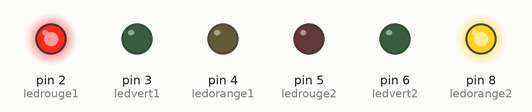
The sketch below on a simulated Arduino Uno, built with avr-gcc and run on an emulated ATmega328P. On the bench: output pins drawn as LEDs (lit = HIGH). What the sketch prints to the serial monitor is not drawn.

Above: at 0.1 s.
At 0.6 s:
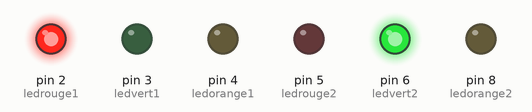
Timing chart, 0 to 2.1 s (numbered marks = the images above):
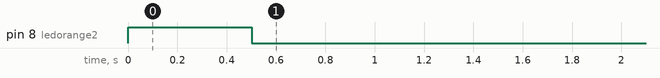

The sketch:

ArduinoCodeDeLaRouteSimulation1.ino
```cpp
int ledrouge1 = 2;
int ledvert1 = 3;
int ledorange1 = 4;

int ledrouge2 = 5;
int ledvert2 = 6;
int ledorange2 = 8;

int c1;
int c2;
int c3;
int c4;

void setup() {
  //
pinMode(ledrouge1,OUTPUT);
pinMode(ledvert1,OUTPUT);
pinMode(ledorange1,OUTPUT);
pinMode(ledrouge2,OUTPUT);
pinMode(ledvert2,OUTPUT);
pinMode(ledorange2,OUTPUT);

  c1 = 14;
  c2 = 16;
  c3 = 20;
  c4 = 17;

  //affichage dans le moniteur serie

  Serial.begin(9600);

  Serial.println(c1);
  Serial.println(c2);
  Serial.println(c3);
  Serial.println(c4);

  if((c1+c2) > (c3+c4)){

    digitalWrite(ledorange1,HIGH);
    digitalWrite(ledrouge2,HIGH);
    delay(500);
    digitalWrite(ledvert1,HIGH);
    digitalWrite(ledorange1,LOW);
    digitalWrite(ledrouge1,LOW);

    digitalWrite(ledorange2,LOW);
    digitalWrite(ledvert2,LOW);
    delay(5000);

  }else{
    digitalWrite(ledorange2,HIGH);
    digitalWrite(ledrouge1,HIGH);
    delay(500);
    digitalWrite(ledvert1,LOW);
    digitalWrite(ledrouge1,HIGH);
    digitalWrite(ledorange1,LOW);

    digitalWrite(ledrouge2,LOW);
    digitalWrite(ledorange2,LOW);
    digitalWrite(ledvert2,HIGH);
    delay(5000);
  }
}

void loop() {

}
```
